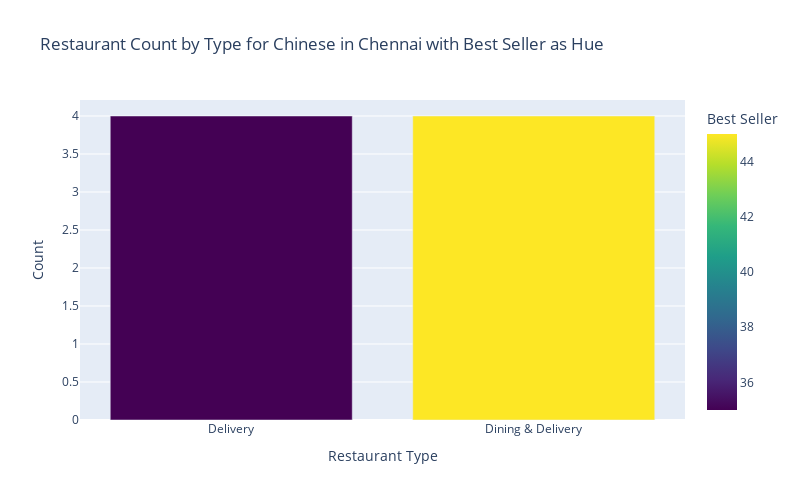

Write notebook code for a chart like this one.
### Code cell
# plot restaurant type vs restaurant count with best_seller as hue

# group by restaurant type
biryani_restaurant_type_counts = df_chennai_chinese.groupby('restaurant_type')['restaurant_name'].nunique().reset_index()

# add a new column for total votes
biryani_restaurant_type_counts['best_seller'] = df_chennai_chinese.groupby('restaurant_type')['best_seller'].sum().values

# create bar plot
fig = px.bar(biryani_restaurant_type_counts, x='restaurant_type', y='restaurant_name',
             color='best_seller', color_continuous_scale='Viridis',
             labels={'restaurant_type': 'Restaurant Type', 'restaurant_name': 'Count', 'best_seller': 'Best Seller'},
             title='Restaurant Count by Type for Chinese in Chennai with Best Seller as Hue')

# order in descending
fig.update_xaxes(categoryorder='total descending')

# set the plot size
fig.update_layout(width=800, height=500)

# show the plot
fig.show()

### Figure 1 — Plotly figure (JSON) as saved in the notebook; plotly's stock layout.template omitted (floating-point values rounded to 4 significant figures)
{"data": [{"alignmentgroup": "True", "hovertemplate": "Restaurant Type=%{x}<br>Count=%{y}<br>Best Seller=%{marker.color}<extra></extra>", "legendgroup": "", "marker": {"color": [35, 45], "coloraxis": "coloraxis", "pattern": {"shape": ""}}, "name": "", "offsetgroup": "", "orientation": "v", "showlegend": false, "textposition": "auto", "type": "bar", "x": ["Delivery", "Dining & Delivery"], "xaxis": "x", "y": [4, 4], "yaxis": "y"}], "layout": {"barmode": "relative", "coloraxis": {"colorbar": {"title": {"text": "Best Seller"}}, "colorscale": [[0, "#440154"], [0.1111, "#482878"], [0.2222, "#3e4989"], [0.3333, "#31688e"], [0.4444, "#26828e"], [0.5556, "#1f9e89"], [0.6667, "#35b779"], [0.7778, "#6ece58"], [0.8889, "#b5de2b"], [1, "#fde725"]]}, "height": 500, "legend": {"tracegroupgap": 0}, "title": {"text": "Restaurant Count by Type for Chinese in Chennai with Best Seller as Hue"}, "width": 800, "xaxis": {"anchor": "y", "categoryorder": "total descending", "domain": [0, 1], "title": {"text": "Restaurant Type"}}, "yaxis": {"anchor": "x", "domain": [0, 1], "title": {"text": "Count"}}}}
